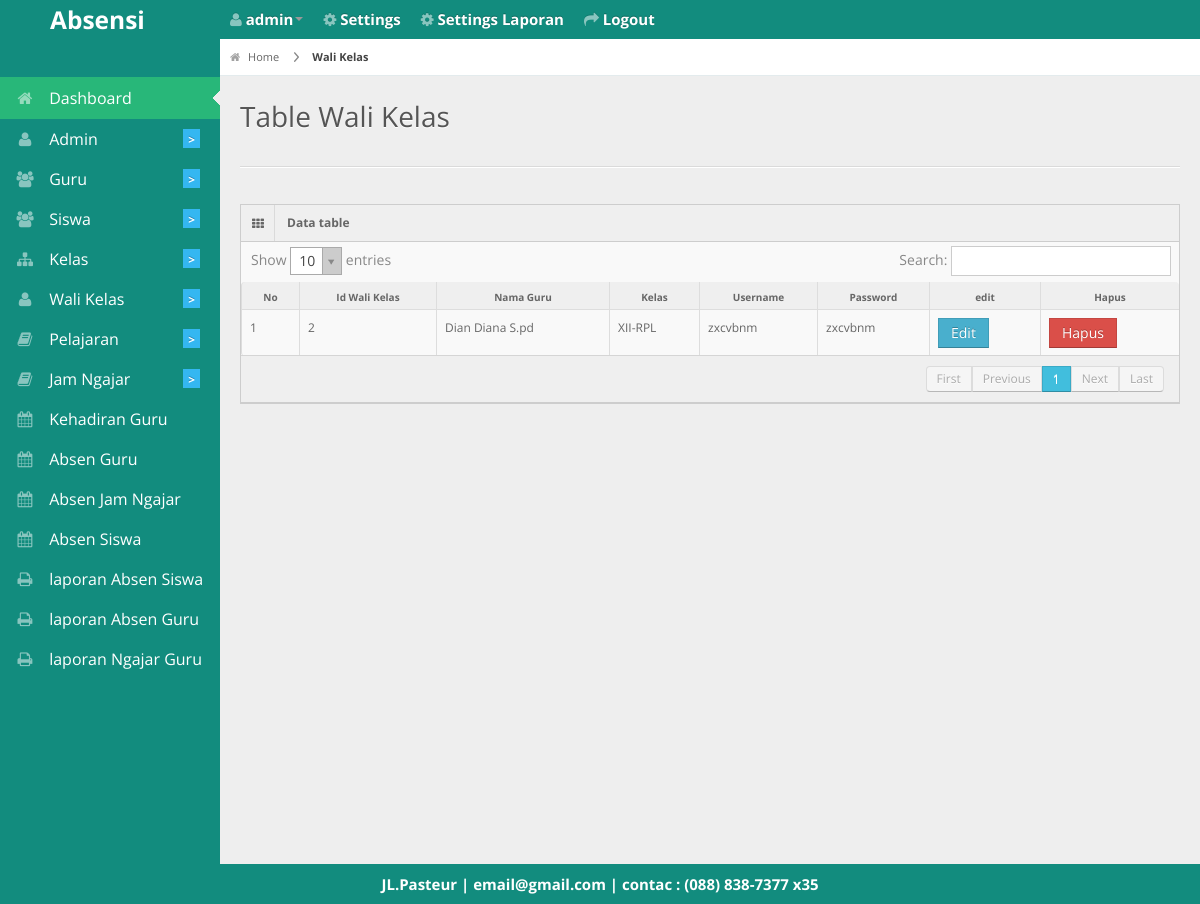
The app's page /admin/tablewali.php (signed in) with its own data.
### tables this page shows
CREATE TABLE `wali_kelas` (
  `id_wali` int(11) NOT NULL,
  `username` varchar(255) NOT NULL,
  `password` varchar(255) NOT NULL,
  `id_guru` int(11) NOT NULL,
  `id_kelas` int(11) NOT NULL
);

CREATE TABLE `guru` (
  `id_guru` int(11) NOT NULL,
  `nip` varchar(255) NOT NULL,
  `nuptk` varchar(255) NOT NULL,
  `nama` varchar(30) NOT NULL,
  `jenis_kelamin` varchar(1) NOT NULL,
  `status` varchar(20) NOT NULL,
  `alamat` varchar(50) NOT NULL,
  `jabatan` varchar(20) NOT NULL,
  `telepon` varchar(50) NOT NULL,
  `tgl_lahir` date NOT NULL
);

CREATE TABLE `kelas` (
  `id_kelas` int(11) NOT NULL,
  `nama_kelas` varchar(30) NOT NULL
);

CREATE TABLE `biodata` (
  `id_biodata` int(11) NOT NULL,
  `nama_sekolah` varchar(255) NOT NULL,
  `alamat` varchar(255) NOT NULL,
  `photo` varchar(255) NOT NULL,
  `email` varchar(255) NOT NULL,
  `telepon` varchar(20) NOT NULL,
  `kota` varchar(50) NOT NULL
);

### admin/tablewali.php (the view, shortened to what this page needs)
<?php
 include '../db/koneksi.php';
 include '../layout/header.php'; ?>
<div id="content">
  <div id="content-header">
    <div id="breadcrumb"> <a href="http://localhost/absensi2/<?php echo $_SESSION['akses']; ?>/" title="Go to Home" class="tip-bottom"><i class="icon-home"></i> Home</a>
      <a href="http://localhost/absensi2/admin/wali" class="current">Wali Kelas</a> </div>
    <h1>Table Wali Kelas</h1>
  </div>
  <div class="container-fluid">
    <hr>
    <div class="row-fluid">
      <div class="span12">
        <div class="widget-box">
          <div class="widget-title"> <span class="icon"><i class="icon-th"></i></span>
            <h5>Data table</h5>
          </div>
          <div class="widget-content nopadding">
            <table class="table table-bordered data-table">
              <thead>
                <tr>
                  <th>No</th>
                  <th>Id Wali Kelas</th>
                  <th>Nama Guru</th>
                  <th>Kelas</th>
                  <th>Username</th>
                  <th>Password</th>
                  <th>edit</th>
                  <th>Hapus</th>
              </tr>
              </thead>
              <tbody>
                <?php
                $query_tampil=mysqli_query($konek,"select * from guru JOIN wali_kelas ON guru.id_guru=wali_kelas.id_guru");
                $no=1; while ($data=mysqli_fetch_array($query_tampil)) {
                 ?>
                <tr class="gradeX">
                  <td><?php echo $no; ?></td>
                  <td><?php echo $data['id_wali']; ?></td>
                  <td><?php echo $data['nama']; ?></td>
                  <td><?php
                  $query_kelas=mysqli_query($konek,"SELECT nama_kelas FROM kelas WHERE id_kelas=$data[id_kelas]");
                  $data_kelas=mysqli_fetch_array($query_kelas);
                  echo $data_kelas['nama_kelas']; ?></td>
                  <td><?php echo $data['username']; ?></td>
                  <td><?php echo $data['password']; ?></td>
                  <td><a href="http://localhost/absensi2/admin/wali/edit/<?PHP echo $data['id_wali']?>"class="btn btn-info">Edit</a></td>
                  <td><a href="http://localhost/absensi2/admin/wali/hapus/<?PHP echo $data['id_wali']?>"class="btn btn-danger">Hapus</a></td>
                </tr>
                <?php $no++; } ?>
              </tbody>
            </table>
          </div>
        </div>
      </div>
    </div>
  </div>
</div>
<?php include '../layout/footer.php'; ?>

### layout/footer.php (shortened to what this page needs)
<div class="row-fluid">
  <div id="footer" class="span12"style="
    color: #fff;
    font-weight: bold;
    font-size: 15px;
">
     <?php echo "$header_photo[alamat] | $header_photo[email] | contac : $header_photo[telepon]"; ?> </div>
</div>
</body>
</html>

### css/matrix-style.css (style rules this page uses)
* { outline:none !important; -moz-outline: none !important; }
html, body { height:100% }
body { overflow-x: hidden; margin-top: -10px; font-family: 'Open Sans', sans-serif; font-size:12px; color:#666; }
a { color:#666; }
select, textarea, input[type="text"], input[type="password"], input[type="datetime"], input[type="datetime-local"], input[type="date"], input[type="month"], input[type="time"], input[type="week"], input[type="number"], input[type="email"], input[type="url"], input[type="search"], input[type="tel"], input[type="color"], .uneditable-input, .label, .dropdown-menu, .btn, .well, .progress, .table-bordered, .btn-group > .btn:first-child, .btn-group > .btn:last-child, .btn-group > .btn:last-child, .btn-group > .dropdown-toggle, .alert { border-radius:0px; }
.btn, textarea, input[type="text"], input[type="password"], input[type="datetime"], input[type="datetime-local"], input[type="date"], input[type="month"], input[type="time"], input[type="week"], input[type="number"], input[type="email"], input[type="url"], input[type="search"], input[type="tel"], input[type="color"], .uneditable-input { box-shadow:none; }
.progress, .progress-success .bar, .progress .bar-success, .progress-warning .bar, .progress .bar-warning, .progress-danger .bar, .progress .bar-danger, .progress-info .bar, .progress .bar-info, .btn, .btn-primary { background-image:none; }
#footer { padding:10px; text-align:center; }
hr { border-top-color:#dadada; }
#content { background: none repeat scroll 0 0 #eeeeee; margin-left: 220px; margin-right: 0; padding-bottom: 25px; position: relative; min-height:100%; width: auto; }
#content-header { position: abslute; width: 100%; margin-top: -38px; z-index: 20; }
#content-header h1 { color: #555555; font-size: 28px; font-weight: normal; float: none; text-shadow: 0 1px 0 #ffffff; margin-left: 20px; position: relative; }
#content-header h1, #content-header .btn-group { margin-top: 20px; }
#breadcrumb { background-color: #fff; border-bottom: 1px solid #e3ebed; }
#breadcrumb a { padding: 8px 20px 8px 10px; display: inline-block; background-image: url('../img/breadcrumb.png'); background-position: center right; background-repeat: no-repeat; font-size: 11px; color: #666666; }
#breadcrumb a:last-child { background-image:none; }
#breadcrumb a.current { font-weight: bold; color: #444444; }
#breadcrumb a i { margin-right: 5px; opacity: .6; }
.stat-boxes .peity_bar_good, .stat-boxes .peity_line_good, { color: #459D1C; }
.widget-box { background: none repeat scroll 0 0 #F9F9F9; border-left: 1px solid #CDCDCD; border-top: 1px solid #CDCDCD; border-right: 1px solid #CDCDCD; clear: both; margin-top: 16px; margin-bottom: 16px; position: relative; }
.widget-title, .modal-header, .table th, div.dataTables_wrapper .ui-widget-header { background:#efefef; border-bottom: 1px solid #CDCDCD; height: 36px; }
.widget-title span.icon { padding: 9px 10px 7px 11px; float: left; border-right:1px solid #dadada; }
.widget-title h5 { color: #666; float: left; font-size: 12px; font-weight: bold; padding: 12px; line-height: 12px; margin: 0; }
.widget-content { padding:15px; border-bottom: 1px solid #cdcdcd; }
.table th { height: auto; font-size: 10px; padding: 5px 10px 2px; border-bottom: 0; text-align: center; color: #666666; }
.nopadding { padding: 0 !important; }
.nopadding .table { margin-bottom: 0; }
.nopadding .table-bordered { border: 0; }

### css/matrix-media.css (style rules this page uses)
body { background: #128C7E; }

### records on screen
wali_kelas: id_wali "2", id_guru.nama "Dian Diana S.pd", id_kelas.nama_kelas "XII-RPL", username "zxcvbnm", password "zxcvbnm"
biodata: alamat "JL.Pasteur", email "email@gmail.com", telepon "(088) 838-7377 x35"

### other values on screen
$_SESSION['username'] "admin"
